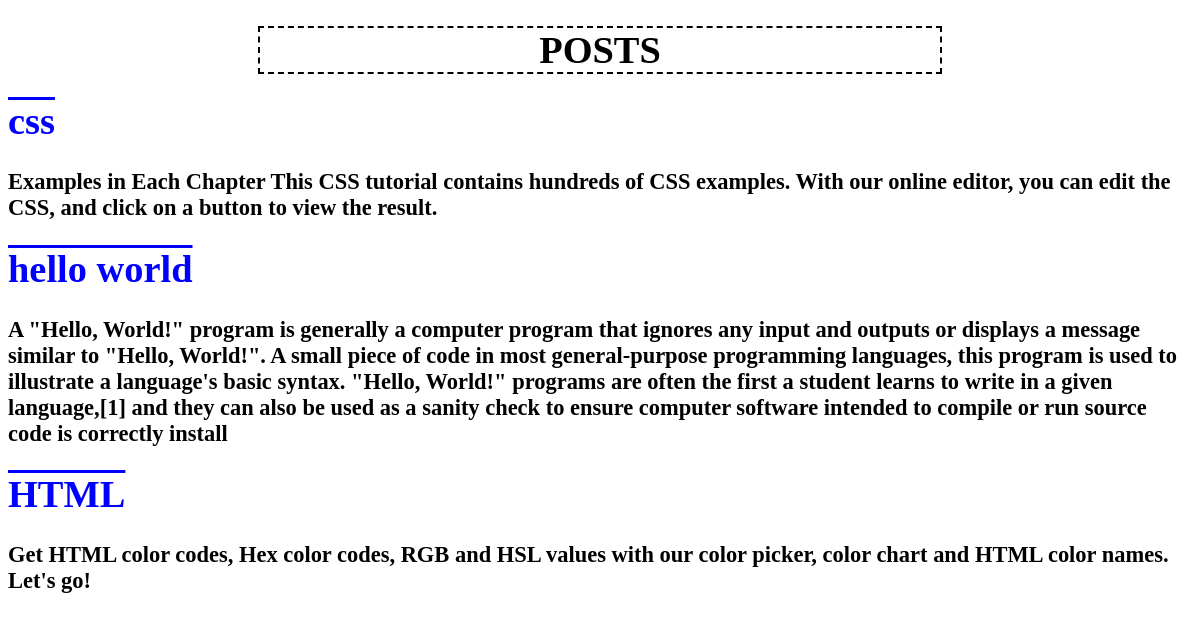
The page / on the database its author committed.
### blog/models.py (models this page shows, shortened)
class Post(models.Model):
    text = models.CharField(max_length=50)
    author = models.ForeignKey('auth.User',
    on_delete=models.CASCADE,
)
    content = models.TextField(max_length=500)

### blog/views.py (the view)
# urls.py: urlpatterns = [path('',views.home,name = "home"),path("hello/",views.hello,name="hello")]
def home(request):
    a = Post.objects.all()
    lis = []
    for i in a:
        lis.append(i)
    return render(request,'home.html',{"datas":lis})

### templates/home.html (shortened to what this page needs)
<!DOCTYPE html>
<html lang="en">
<head>
    {% load static %}
    <link rel="stylesheet" href="{% static 'home.css' %}">
</head>
<body>
    <h1 id="head">POSTS</h1>
    {% for data in datas%}
    <a href="{% url 'hello' %}"><h1 class="data">{{data.text}}</h1></a>
    <h3 class="data1">{{data.content}}</h3>
    {% endfor %}
</body>
</html>

### static/home.css (style rules this page uses)
body { font-size: larger; font-family: Georgia, 'Times New Roman', Times, serif; }
#head { text-align: center; text-decoration: dotted; border: 2px; border-style: dashed; margin-right: 250px; margin-left: 250px; text-decoration: none }
a { color: blue; text-decoration:overline; }

### rows shown on the page
Post: text "css", content "Examples in Each Chapter This CSS tutorial contains hundreds of CSS examples. With our online editor, you can edit the CSS, and click on a button to view the result."
Post: text "hello world", content "A \"Hello, World!\" program is generally a computer program that ignores any input and outputs or displays a message similar to \"Hello, World!\". A small piece of code in most general-purpose programming languages, this program is used to illustrate a language's basic syntax. \"Hello, World!\" programs are often the first a student learns to write in a given language,[1] and they can also be used as a sanity check to ensure computer software intended to compile or run source code is correctly install"
Post: text "HTML", content "Get HTML color codes, Hex color codes, RGB and HSL values with our color picker, color chart and HTML color names. Let's go!"
